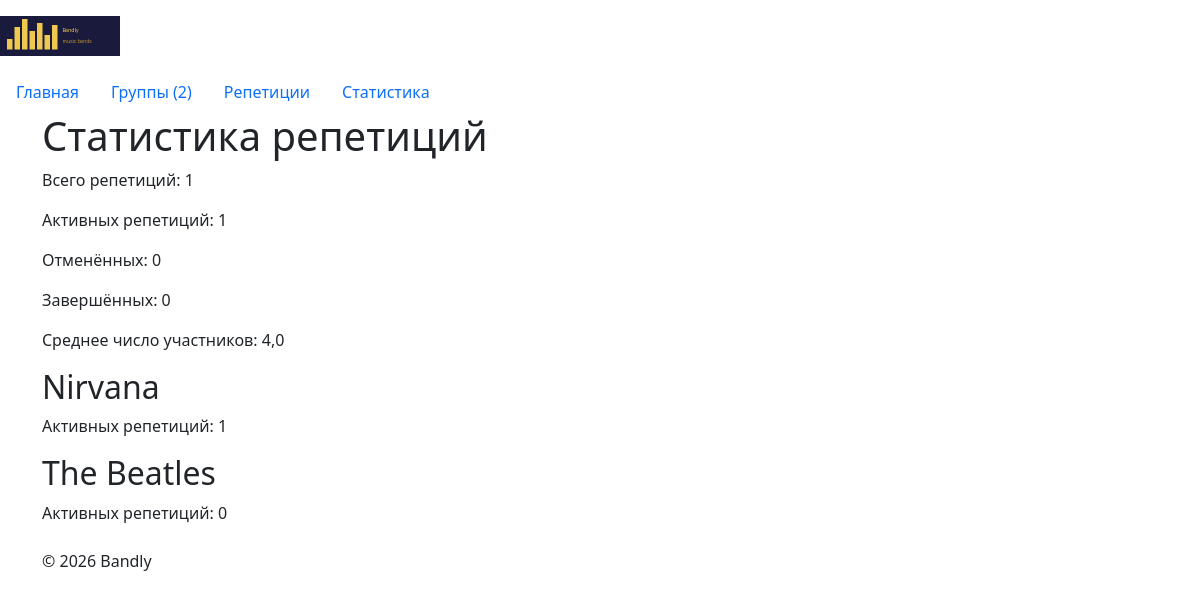
Page /rehearsals/statistics/ on the committed database.
### bands/models.py (models this page shows, shortened)
class Band(models.Model):
    name = models.CharField(
        max_length=200,
        verbose_name="Название группы",
    )
    foundation_date = models.DateField(
        verbose_name="Дата основания",
    )
    required_instrument = models.CharField(
        max_length=200,
        verbose_name="Требуемый инструмент",
        help_text="Укажите инструмент, которого не хватает группе.",
    )
    is_active = models.BooleanField(
        default=True,
        verbose_name="Группа активна",
    )
    slug = models.SlugField(
        max_length=180,
        unique=True,
        editable=False,
        verbose_name="URL-идентификатор",
    )
    class Meta:
        ordering = ["name"]
        verbose_name = "Группа"
        verbose_name_plural = "Группы"

### rehearsals/views.py (the view)
# urls.py: path("statistics/", views.statistics, name="statistics"),
def statistics(request):
    statistics_data = (
        Band.objects.annotate(
            rehearsals_count=Count(
                "rehearsals",
                filter=Q(
                    rehearsals__status=Rehearsal.Status.ACTIVE,
                ),
            ),
            band_name=F("name"),
        )
        .values("band_name", "rehearsals_count")
        .order_by("-rehearsals_count")
    )
    totals = Rehearsal.objects.aggregate(
        total_rehearsals=Count("id"),
        active_count=Count(
            "id",
            filter=Q(status=Rehearsal.Status.ACTIVE),
        ),
        cancelled_count=Count(
            "id",
            filter=Q(status=Rehearsal.Status.CANCELLED),
        ),
        completed_count=Count(
            "id",
            filter=Q(status=Rehearsal.Status.COMPLETED),
        ),
    )
    avg_participants = (
        Rehearsal.objects.active().aggregate(
            avg_participants=Avg("participants"),
        )["avg_participants"]
    )
    return render(
        request,
        "rehearsals/statistics.html",
        {
            "statistics": statistics_data,
            "active_count": totals["active_count"],
            "avg_participants": avg_participants,
            "total_rehearsals": totals["total_rehearsals"],
            "cancelled_count": totals["cancelled_count"],
            "completed_count": totals["completed_count"],
        },
    )

### bands/context_processors.py (called while the page is built)
def band_context(request):
    bands_count = Band.objects.count()
    return {
        "site_name": "Bandly",
        "bands_count": bands_count,
    }

### rehearsals/models.py (called while the page is built)
    def active(self):
        return self.filter(status=self.model.Status.ACTIVE)

### rehearsals/templates/rehearsals/statistics.html (shortened to what this page needs)
{% extends "base.html" %}
{% block content %}
 <h1>Статистика репетиций</h1>
 <p>Всего репетиций: {{ total_rehearsals }}</p>
 <p>Активных репетиций: {{ active_count }}</p>
 <p>Отменённых: {{ cancelled_count }}</p>
 <p>Завершённых: {{ completed_count }}</p>
 <p>Среднее число участников: {{ avg_participants|default:"—" }}</p>
 {% for item in statistics %}
 <article class="statistics-item">
  <h2>{{ item.band_name }}</h2>
  <p>Активных репетиций: {{ item.rehearsals_count }}</p>
 </article>
 {% empty %}
 <p>Данные отсутствуют.</p>
 {% endfor %}
{% endblock %}

### homepage/static/homepage/css/style.css (style rules this page uses)
body { min-height: 100vh; }

### rows in the picture
Band: band_name "Nirvana", rehearsals_count "1"
Band: band_name "The Beatles", rehearsals_count "0"

### other values in the picture
{{ bands_count }} "2"
{{ total_rehearsals }} "1"
{{ active_count }} "1"
{{ cancelled_count }} "0"
{{ completed_count }} "0"
{{ avg_participants|default:"—" }} "4,0"
{{ site_name|default:"Bandly" }} "Bandly"
